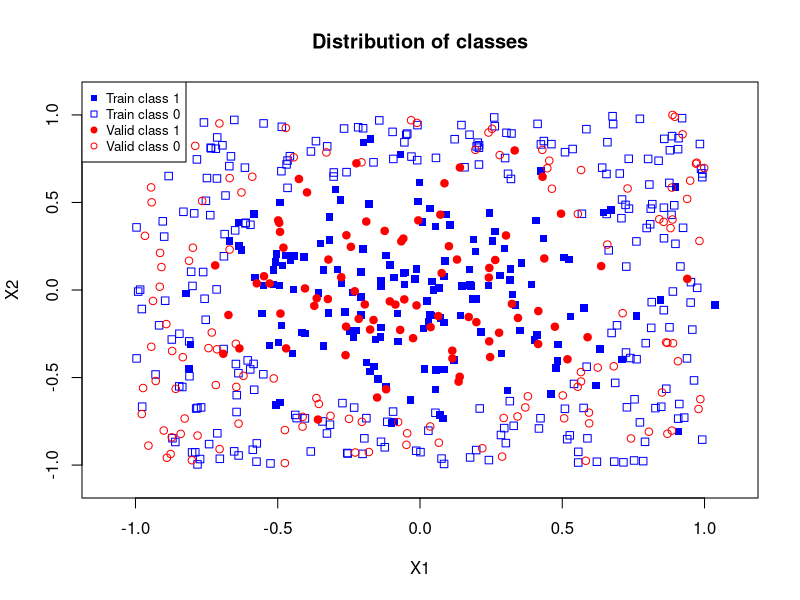
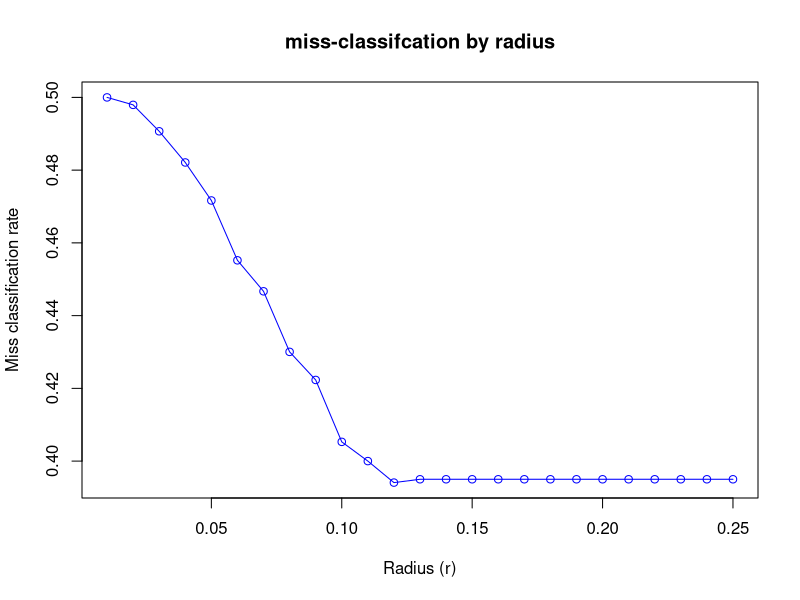
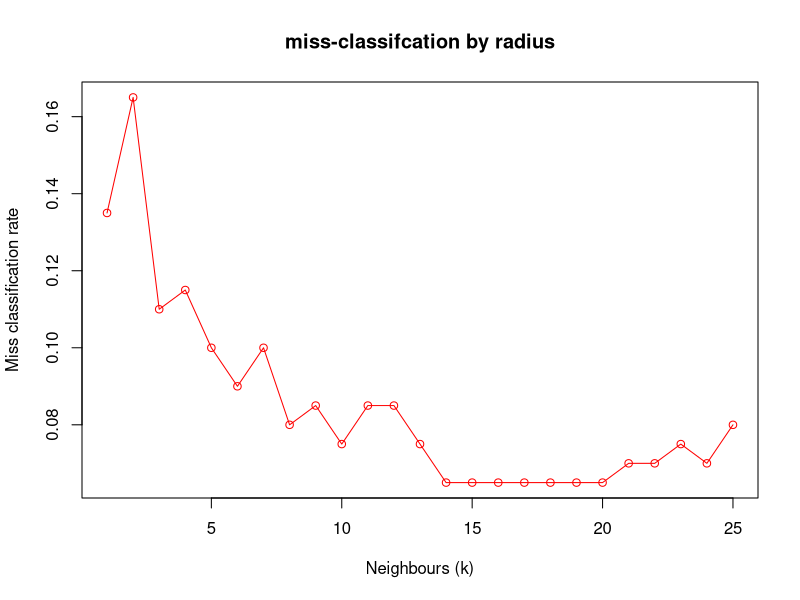

These figures' R source, in order:
########################################
# HOMEWORK 1 2022-09-16
########################################
##########
#1
# import data and break up into train/validation/test sets
setwd("E:/GIT_REPOS/Classes/SML/hw1")
data_df <- read.csv("SML.NN.data.csv")
train_df = data_df[data_df$set == 'train',]
valid_df = data_df[data_df$set == 'valid',]
test_df = data_df[data_df$set == 'test',]

#####
#1.1
# function to get proportion of class 1 in radius to point x (single)
# output is a float
getClass1Prop <- function(x, r, data=train_df) {
  "Import the data this function is 
  based on before using it. The data should be named data_df
  and contain columns Y, X1, X2, set all in a dataframe.
  x is a vector of length 2
  r is the selected radius
  "
  # calculate the distance between the point and all the data
  x1 = (data$X1-as.numeric(x[1]))^2
  x2 = (data$X2-as.numeric(x[2]))^2
  data$euc_dist = sqrt(rowSums(data.frame(x1,x2)))
  #select points inside radius
  in_r_df = data[data$euc_dist <= r,] 
  if(nrow(in_r_df)==0){
    # return NA if no points within radius
    return(NA) 
  } else {
    # calculate proportion of class 1 values in data
    class_1_prop = sum(in_r_df$Y)/nrow(data)
    return(class_1_prop)
  }
}

#####
#1.2
# get class 1 prediction for points in x (multiple)
# output is a vector of binary predictions
getClass1Prediction <- function(x, rk, t=0.5, data=train_df, func_type="radius"){
  "t is the threshold and should be between 0 and 1."
  pred_vec = c()
  # loop through all points in x
  for(i in 1:nrow(x)){
    x_i = x[c('X1','X2')][i,] # get coordinates
    if(func_type=="radius"){
      class_1_prop = getClass1Prop(x=x_i, r=rk, data=data)
    }else if(func_type=="knn") {
      class_1_prop = getClass1PropKNN(x=x_i, k=rk, data=data)
    }
    
    if(is.na(class_1_prop)){
      pred=NA
    }
    else if(class_1_prop >= t){
      pred=1
    }else{
      pred=0
    }
    pred_vec=c(pred_vec, pred)
  }
  return(pred_vec)
}

# function to get confusion matrix of binary prediction
# output is a data frame in format:
# (true positive, false negative)
# (false positive, true negative)
getConfusionMatrix <-function(true, pred){
  "true is the real class of the data
  pred is the predicted class of the same data"
  df = data.frame(true, pred)
  # calculate equality of data
  df$equal = (df$true == df$pred)
  # calculate tp, tn, fp, and fn
  tp = as.numeric(nrow(df[(df$equal == TRUE) & (df$pred == 1),]))
  tn = as.numeric(nrow(df[(df$equal == TRUE) & (df$pred == 0),]))
  fp = as.numeric(nrow(df[(df$equal == FALSE) & (df$pred == 1),]))
  fn = as.numeric(nrow(df[(df$equal == FALSE) & (df$pred == 0),]))
  # save values in confusion matrix data frame
  conf_mat_df = setNames(
    data.frame(
      c(tp, fp), 
      c(fn, tn),
      row.names = c('1','0')),
    c('1','0'))
  return(conf_mat_df)
}

# function to get the 
getMissClassRate <-function(true, pred){
  " Input is true vector and prediction vector
  output is a ratio of wrong classifications.
  "
  conf_mat_df = getConfusionMatrix(true, pred)
  miss_class_rate = (conf_mat_df['1','0'] + conf_mat_df['0','1'])/sum(conf_mat_df)
  return(miss_class_rate)
}

#####
#1.3
# make plot of coordinates density distribution
plot(train_df[train_df$Y==1,]$X1, 
     train_df[train_df$Y==1,]$X2, 
     main = "Distribution of classes",
     xlab = "X1",
     xlim=c(-1.1, 1.1),
     ylab = "X2",
     ylim=c(-1.1, 1.1),
     pch = 15, 
     col = "blue")
points(train_df[train_df$Y==0,]$X1, train_df[train_df$Y==0,]$X2, pch = 0, col = "blue")
points(valid_df[valid_df$Y==1,]$X1, valid_df[valid_df$Y==1,]$X2, pch = 19, col = "red")
points(valid_df[valid_df$Y==0,]$X1, valid_df[valid_df$Y==0,]$X2, pch = 1, col = "red")
legend("topleft", 
       legend=c("Train class 1", "Train class 0", "Valid class 1", "Valid class 0"), 
       col=c("blue","blue","red","red"), 
       pch=c(15,0,19,1), 
       cex=0.8)

# 0.25 seems like a good number for r?
# the smaller the better? but too small and NAs become prevalent.

#####
#1.4
# select best r for range of r values
# get class predictions
class_pred_lst = lapply(seq(0.01, 0.25, 0.01), 
                        getClass1Prediction, 
                        x=valid_df, 
                        t=0.5, 
                        data=train_df,
                        func_type="radius")
# get miss classification rate
miss_class_lst = lapply(class_pred_lst, getMissClassRate, true = valid_df$Y)
# plot results
plot(x=seq(0.01, 0.25, 0.01), 
      y=miss_class_lst,
      main="miss-classifcation by radius",
     xlab="Radius (r)",
     ylab="Miss classification rate",
     col="blue"
      )
lines(x=seq(0.01, 0.25, 0.01), 
      y=miss_class_lst,
      col="blue")

# get value for lowest point
r_lowest_mcr = getMissClassRate(true = valid_df$Y,
                                  pred = getClass1Prediction(
                                    x=valid_df, 
                                    t=0.5,
                                    rk=0.12,
                                    data=train_df,
                                    func_type="radius"
                                  ))

#####
#1.6
# KNN
getClass1PropKNN <- function(x, k, data=train_df) {
  "Import the data this function is 
  based on before using it. The data should be named data_df
  and contain columns Y, X1, X2, set all in a dataframe.
  x is a vector of length 2
  k is the number of neigbours
  "
  # calculate the distance between the point and all the data
  x1 = (data$X1-as.numeric(x[1]))^2
  x2 = (data$X2-as.numeric(x[2]))^2
  data$euc_dist = sqrt(rowSums(data.frame(x1,x2)))
  data = data[order(data$euc_dist),]
  class_1_prop = sum(data$Y[1:k])/k
  return(class_1_prop)
}

# get class predictions
class_pred_lstKNN = lapply(seq(1, 25, 1), 
                        getClass1Prediction, 
                        x=valid_df, 
                        t=0.5, 
                        data=train_df,
                        func_type="knn")
# get miss classification rate
miss_class_lstKNN = lapply(class_pred_lstKNN, getMissClassRate, true = valid_df$Y)
# plot results
plot(x=seq(1, 25, 1), 
     y=miss_class_lstKNN,
     main="miss-classifcation by radius",
     xlab="Neighbours (k)",
     ylab="Miss classification rate",
     col="red"
)
lines(x=seq(1, 25, 1), 
      y=miss_class_lstKNN,
      col="red")

# get value for lowest point
knn_lowest_mcr = getMissClassRate(true = valid_df$Y,
                                   pred = getClass1Prediction(
                                     x=valid_df, 
                                     t=0.5,
                                     rk=14,
                                     data=train_df,
                                     func_type="knn"
                                   ))


print(c(r_lowest_mcr, knn_lowest_mcr))

